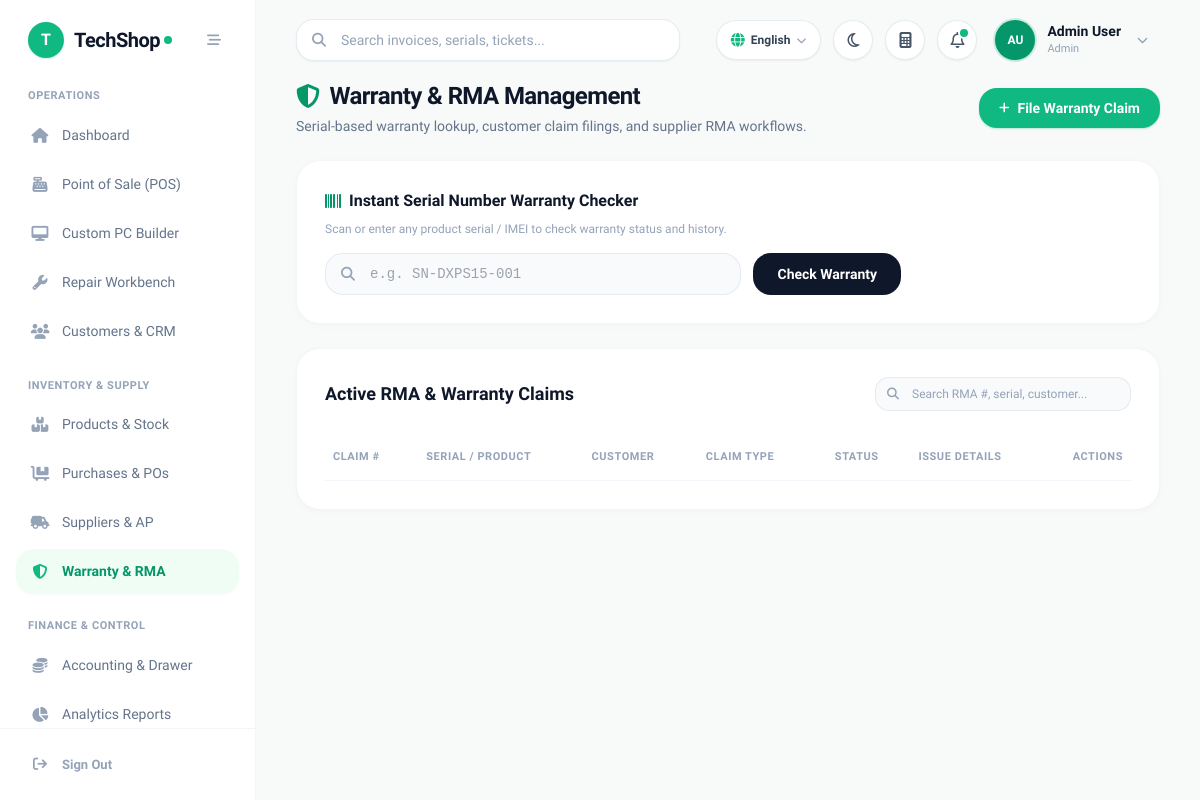
Page /pages/warranty.php (signed in) on the committed database.
### tables this page shows
CREATE TABLE IF NOT EXISTS `settings` (
  `setting_key` varchar(50) NOT NULL,
  `setting_value` text,
  `created_at` timestamp NULL DEFAULT CURRENT_TIMESTAMP,
  `updated_at` timestamp NULL DEFAULT CURRENT_TIMESTAMP ON UPDATE CURRENT_TIMESTAMP,
  PRIMARY KEY (`setting_key`)
);

CREATE TABLE IF NOT EXISTS `users` (
  `id` bigint unsigned NOT NULL AUTO_INCREMENT,
  `name` varchar(255) NOT NULL,
  `email` varchar(255) NOT NULL,
  `password` varchar(255) NOT NULL,
  `role` varchar(50) NOT NULL DEFAULT 'Cashier',
  `phone` varchar(50) DEFAULT NULL,
  `branch_id` int NOT NULL DEFAULT '1',
  `status` tinyint(1) NOT NULL DEFAULT '1',
  `created_at` timestamp NULL DEFAULT CURRENT_TIMESTAMP,
  `updated_at` timestamp NULL DEFAULT CURRENT_TIMESTAMP ON UPDATE CURRENT_TIMESTAMP,
  PRIMARY KEY (`id`),
  UNIQUE KEY `email` (`email`)
);

### pages/warranty.php (the view, shortened to what the rows shown need)
<?php
require_once '../includes/db.php';
require_once '../includes/header.php';
?>
<div class="space-y-6 max-w-7xl mx-auto">
    <div class="flex flex-col sm:flex-row sm:items-center justify-between gap-4">
        <div>
            <h1 class="text-2xl font-bold text-slate-900 tracking-tight flex items-center gap-2.5">
                <i class="fa-solid fa-shield-halved text-emerald-600"></i>
                <span>Warranty & RMA Management</span>
            </h1>
        </div>
    </div>
    <div class="bg-white rounded-3xl p-6 sm:p-7 shadow-card border border-slate-100/90">
        <h2 class="text-base font-bold text-slate-900 mb-2 flex items-center gap-2">
            <i class="fa-solid fa-barcode text-emerald-600"></i>
            <span>Instant Serial Number Warranty Checker</span>
        </h2>
    </div>
    <div class="bg-white rounded-3xl shadow-card border border-slate-100/90 p-6 sm:p-7 overflow-hidden">
        <div class="flex flex-col sm:flex-row sm:items-center justify-between gap-4 mb-6">
            <h2 class="text-lg font-bold text-slate-900">Active RMA & Warranty Claims</h2>
        </div>
        <div class="overflow-x-auto -mx-6 sm:-mx-7 px-6 sm:px-7">
            <table class="w-full text-left border-collapse" id="claimsTable">
                <thead>
                    <tr class="border-b border-slate-100 text-[11px] font-bold text-slate-400 uppercase tracking-wider">
                        <th class="py-3.5 pr-4 pl-2">Claim #</th>
                        <th class="py-3.5 px-4">Serial / Product</th>
                        <th class="py-3.5 px-4">Customer</th>
                        <th class="py-3.5 px-4">Claim Type</th>
                        <th class="py-3.5 px-4 text-center">Status</th>
                        <th class="py-3.5 px-4">Issue Details</th>
                        <th class="py-3.5 pl-4 pr-2 text-right">Actions</th>
                    </tr>
                </thead>
            </table>
        </div>
    </div>
</div>
<?php require_once '../includes/footer.php'; ?>

### includes/header.php (shortened to what the rows shown need)
<?php
enforce_page_access();
require_once __DIR__ . '/lang.php';
$user = $_SESSION['user'];
$role = $user['role'] ?? 'Cashier';
        ?>
        <?php
function isActive($page) {
    $current = basename($_SERVER['PHP_SELF']);
    if ($current === $page || strpos($_SERVER['REQUEST_URI'], $page) !== false) {
        return 'bg-emerald-50 text-emerald-600 font-semibold shadow-sm shadow-emerald-500/5';
    }
    return 'text-slate-500 hover:text-slate-900 hover:bg-slate-50/80 font-medium';
}
function getIconColor($page) {
    $current = basename($_SERVER['PHP_SELF']);
    if ($current === $page || strpos($_SERVER['REQUEST_URI'], $page) !== false) {
        return 'text-emerald-500';
    }
    return 'text-slate-400 group-hover:text-slate-600';
}
$sys_name = 'TechShop';
$sys_logo = '';
if (isset($pdo) && $pdo) {
    try {
        $stmt_h = $pdo->query("SELECT setting_key, setting_value FROM settings WHERE setting_key IN ('system_name', 'shop_logo', 'currency_symbol', 'shop_currency', 'supported_currencies_json')");
        while ($row = $stmt_h->fetch()) {
            if ($row['setting_key'] === 'system_name' && !empty($row['setting_value'])) $sys_name = $row['setting_value'];
        }
    } catch (\Exception $e) {}
}
$user_name = $user['name'] ?? 'Staff User';
$user_role = $user['role'] ?? 'Cashier';
$name_parts = explode(' ', trim($user_name));
$initials = strtoupper(substr($name_parts[0] ?? 'U', 0, 1) . (isset($name_parts[1]) ? substr($name_parts[1], 0, 1) : ''));
?>
<!DOCTYPE html>
<html lang="en" class="h-full">
<head>
    <script src="https://cdn.tailwindcss.com"></script>
    <link rel="stylesheet" href="https://cdnjs.cloudflare.com/ajax/libs/font-awesome/6.5.1/css/all.min.css">
</head>
<body class="bg-[#F7FAF8] text-slate-800 font-sans flex h-screen overflow-hidden antialiased">
    <aside id="mainSidebar" class="w-64 bg-white border-r border-slate-100/90 flex flex-col fixed md:static inset-y-0 left-0 z-50 transform -translate-x-full md:translate-x-0 transition-transform duration-200 ease-in-out">
        <div class="h-20 flex items-center justify-between px-7">
            <a href="dashboard.php" class="flex items-center gap-2.5 group">
                <?php if ($sys_logo): ?>
                    <img src="../uploads/logo/<?php echo htmlspecialchars($sys_logo); ?>" alt="Logo" class="h-9 w-9 object-contain rounded-xl">
                <?php else: ?>
                    <div class="w-9 h-9 rounded-2xl bg-emerald-500 text-white flex items-center justify-center font-black text-base shadow-sm shadow-emerald-500/20">
                        <?php echo strtoupper(substr($sys_name, 0, 1)); ?>
                    </div>
                <?php endif; ?>
                <div class="flex items-center tracking-tight">
                    <span class="text-xl font-bold text-slate-900 tracking-tight"><?php echo htmlspecialchars($sys_name); ?></span>
                    <span class="w-2 h-2 rounded-full bg-emerald-500 ml-1 inline-block"></span>
                </div>
            </a>
        </div>
        <nav class="flex-1 overflow-y-auto px-4 py-2 space-y-6">
            <div>
                <p class="text-[11px] font-bold uppercase tracking-wider text-slate-400 px-3 mb-2"><?php echo __('nav_operations'); ?></p>
                <div class="space-y-1">
                    <a href="dashboard.php" class="sidebar-item flex items-center px-3.5 py-3 rounded-2xl group <?php echo isActive('dashboard.php'); ?>">
                        <i class="fa-solid fa-house w-5 text-center text-[15px] <?php echo getIconColor('dashboard.php'); ?>"></i>
                        <span class="ml-3 text-[14px]"><?php echo __('nav_dashboard'); ?></span>
                    </a>
                    <?php if (in_array($role, ['Admin', 'Manager', 'Cashier'])): ?>
                    <a href="pos.php" class="sidebar-item flex items-center px-3.5 py-3 rounded-2xl group <?php echo isActive('pos.php'); ?>">
                        <i class="fa-solid fa-cash-register w-5 text-center text-[15px] <?php echo getIconColor('pos.php'); ?>"></i>
                        <span class="ml-3 text-[14px]"><?php echo __('nav_pos'); ?></span>
                    </a>
                    <a href="build_pc.php" class="sidebar-item flex items-center px-3.5 py-3 rounded-2xl group <?php echo isActive('build_pc.php'); ?>">
                        <i class="fa-solid fa-desktop w-5 text-center text-[15px] <?php echo getIconColor('build_pc.php'); ?>"></i>
                        <span class="ml-3 text-[14px]"><?php echo __('nav_pc_builder'); ?></span>
                    </a>
                    <?php endif; ?>
                    <?php if (in_array($role, ['Admin', 'Manager', 'Technician', 'Cashier'])): ?>
                    <a href="repairs.php" class="sidebar-item flex items-center px-3.5 py-3 rounded-2xl group <?php echo isActive('repairs.php'); ?>">
                        <i class="fa-solid fa-wrench w-5 text-center text-[15px] <?php echo getIconColor('repairs.php'); ?>"></i>
                        <span class="ml-3 text-[14px]"><?php echo __('nav_repairs'); ?></span>
                    </a>
                    <?php endif; ?>
                    <?php if (in_array($role, ['Admin', 'Manager', 'Cashier', 'Accountant'])): ?>
                    <a href="customers.php" class="sidebar-item flex items-center px-3.5 py-3 rounded-2xl group <?php echo isActive('customers.php'); ?>">
                        <i class="fa-solid fa-users w-5 text-center text-[15px] <?php echo getIconColor('customers.php'); ?>"></i>
                        <span class="ml-3 text-[14px]"><?php echo __('nav_customers'); ?></span>
                    </a>
                    <?php endif; ?>
                </div>
            </div>
            <div>
                <p class="text-[11px] font-bold uppercase tracking-wider text-slate-400 px-3 mb-2"><?php echo __('nav_inventory_supply'); ?></p>
                <div class="space-y-1">
                    <?php if (in_array($role, ['Admin', 'Manager', 'Inventory', 'Cashier', 'Technician', 'Accountant'])): ?>
                    <a href="products.php" class="sidebar-item flex items-center px-3.5 py-3 rounded-2xl group <?php echo isActive('products.php'); ?>">
                        <i class="fa-solid fa-boxes-stacked w-5 text-center text-[15px] <?php echo getIconColor('products.php'); ?>"></i>
                        <span class="ml-3 text-[14px]"><?php echo __('nav_products'); ?></span>
                    </a>
                    <?php endif; ?>
                    <?php if (in_array($role, ['Admin', 'Manager', 'Inventory'])): ?>
                    <a href="purchases.php" class="sidebar-item flex items-center px-3.5 py-3 rounded-2xl group <?php echo isActive('purchases.php'); ?>">
                        <i class="fa-solid fa-cart-flatbed w-5 text-center text-[15px] <?php echo getIconColor('purchases.php'); ?>"></i>
                        <span class="ml-3 text-[14px]"><?php echo __('nav_purchases'); ?></span>
                    </a>
                    <?php endif; ?>
                    <?php if (in_array($role, ['Admin', 'Manager', 'Inventory', 'Accountant'])): ?>
                    <a href="suppliers.php" class="sidebar-item flex items-center px-3.5 py-3 rounded-2xl group <?php echo isActive('suppliers.php'); ?>">
                        <i class="fa-solid fa-truck-field w-5 text-center text-[15px] <?php echo getIconColor('suppliers.php'); ?>"></i>
                        <span class="ml-3 text-[14px]"><?php echo __('nav_suppliers'); ?></span>
                    </a>
                    <?php endif; ?>
                    <?php if (in_array($role, ['Admin', 'Manager', 'Technician', 'Inventory', 'Cashier'])): ?>
                    <a href="warranty.php" class="sidebar-item flex items-center px-3.5 py-3 rounded-2xl group <?php echo isActive('warranty.php'); ?>">
                        <i class="fa-solid fa-shield-halved w-5 text-center text-[15px] <?php echo getIconColor('warranty.php'); ?>"></i>
                        <span class="ml-3 text-[14px]"><?php echo __('nav_warranty'); ?></span>
                    </a>
                    <?php endif; ?>
                </div>
            </div>
            <div>
                <p class="text-[11px] font-bold uppercase tracking-wider text-slate-400 px-3 mb-2"><?php echo __('nav_finance_control'); ?></p>
                <div class="space-y-1">
                    <?php if (in_array($role, ['Admin', 'Manager', 'Accountant', 'Cashier'])): ?>
                    <a href="accounting.php" class="sidebar-item flex items-center px-3.5 py-3 rounded-2xl group <?php echo isActive('accounting.php'); ?>">
                        <i class="fa-solid fa-coins w-5 text-center text-[15px] <?php echo getIconColor('accounting.php'); ?>"></i>
                        <span class="ml-3 text-[14px]"><?php echo __('nav_accounting'); ?></span>
                    </a>
                    <?php endif; ?>
                    <?php if (in_array($role, ['Admin', 'Manager', 'Accountant', 'Technician', 'Inventory'])): ?>
                    <a href="reports.php" class="sidebar-item flex items-center px-3.5 py-3 rounded-2xl group <?php echo isActive('reports.php'); ?>">
                        <i class="fa-solid fa-chart-pie w-5 text-center text-[15px] <?php echo getIconColor('reports.php'); ?>"></i>
                        <span class="ml-3 text-[14px]"><?php echo __('nav_reports'); ?></span>
                    </a>
                    <?php endif; ?>
                </div>
            </div>
        </nav>
        <div class="p-4 border-t border-slate-100">
            <a href="../logout.php" class="flex items-center px-3.5 py-2.5 text-slate-400 hover:text-red-500 hover:bg-red-50/60 rounded-2xl transition-all">
                <i class="fa-solid fa-arrow-right-from-bracket w-5 text-center text-[14px]"></i>
                <span class="ml-3 text-[13px] font-semibold"><?php echo __('nav_sign_out'); ?></span>
            </a>
        </div>
    </aside>
    <main class="flex-1 flex flex-col h-screen overflow-hidden bg-[#F7FAF8]">
        <header class="h-20 bg-transparent flex items-center justify-between px-6 lg:px-10 z-20 shrink-0">
            <div class="flex items-center gap-4 flex-1">
                <div class="relative w-full max-w-sm hidden sm:block">
                    <input
                        type="text"
                        id="globalSearchInput"
                        placeholder="<?php echo __('hdr_search_placeholder', 'Search anything (F2)...'); ?>"
                        class="w-full pl-11 pr-4 py-2.5 bg-white border border-slate-200/80 rounded-2xl text-sm font-medium text-slate-800 placeholder-slate-400 focus:outline-none focus:ring-2 focus:ring-emerald-500/20 focus:border-emerald-500 shadow-sm transition-all"
                        onkeyup="handleGlobalSearch(event)"
                    >
                </div>
            </div>
            <div class="flex items-center space-x-2 sm:space-x-3">
                <div class="relative">
                    <button id="userMenuBtn" onclick="toggleUserMenu()" class="flex items-center gap-3 p-1.5 pr-3 rounded-full hover:bg-white transition-all">
                        <div class="w-10 h-10 rounded-full bg-emerald-600 text-white font-extrabold flex items-center justify-center text-xs shadow-sm ring-2 ring-emerald-500/20">
                            <?php echo htmlspecialchars($initials); ?>
                        </div>
                        <div class="text-left hidden md:block">
                            <div class="text-sm font-bold text-slate-900 leading-tight"><?php echo htmlspecialchars($user_name); ?></div>
                            <div class="text-[11px] font-medium text-slate-400"><?php echo htmlspecialchars($user_role); ?></div>
                        </div>
                        <i class="fa-solid fa-chevron-down text-slate-400 text-[11px] ml-1"></i>
                    </button>
                </div>
            </div>
        </header>
        <div class="flex-1 overflow-y-auto px-6 lg:px-10 pb-10">

### rows in the picture
settings: setting_value "T", setting_value "TechShop"
settings: setting_value "OPERATIONS", setting_value "Dashboard", setting_value "Point of Sale (POS)", setting_value "Custom PC Builder", setting_value "Repair Workbench", setting_value "Customers & CRM", setting_value "INVENTORY & SUPPLY", setting_value "Products & Stock", setting_value "Purchases & POs", setting_value "Suppliers & AP", setting_value "Warranty & RMA", setting_value "FINANCE & CONTROL", setting_value "Accounting & Drawer", setting_value "Analytics Reports", setting_value "Sign Out"
users: name "AU", name "Admin User", role "Admin"
